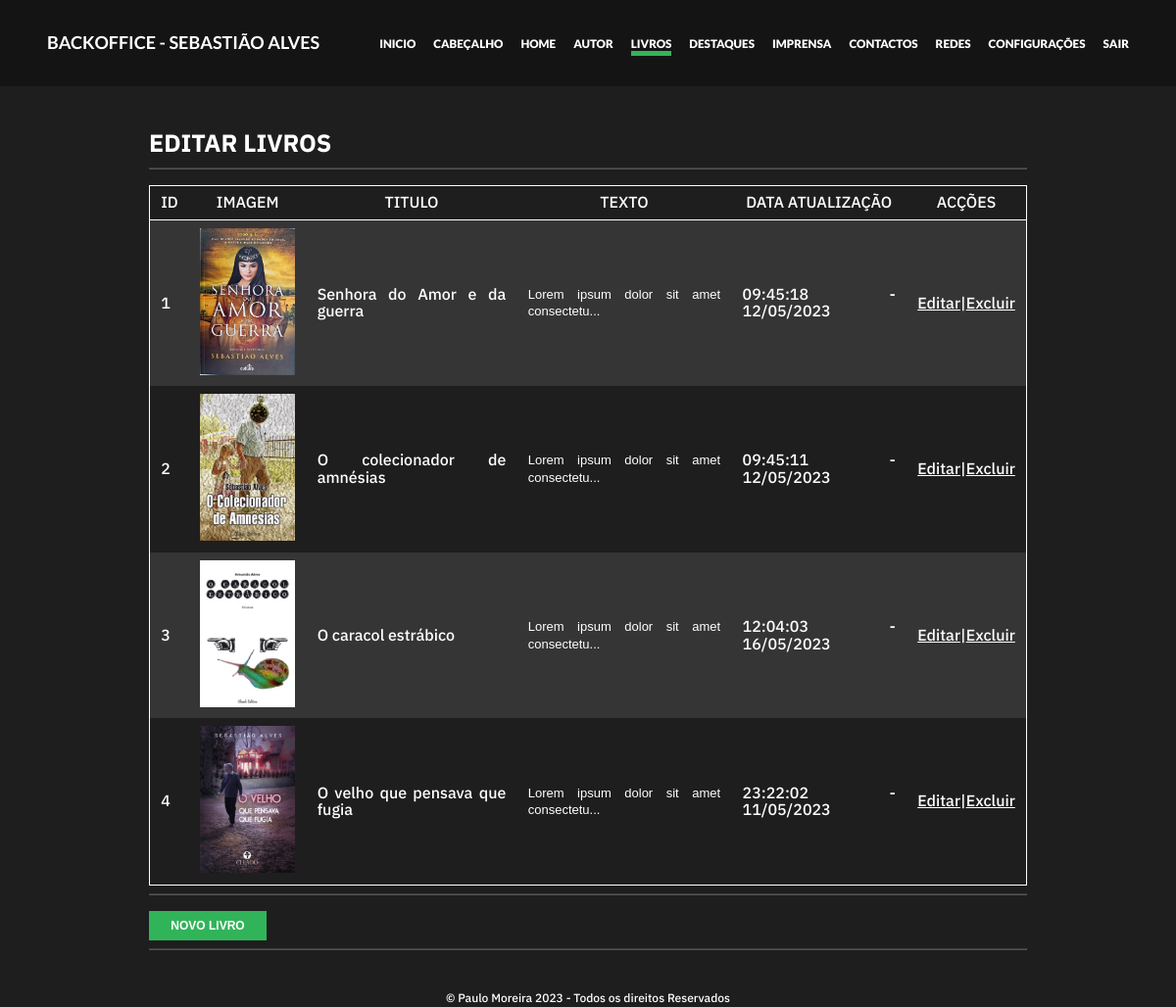
/backoffice/views/livros.php (signed in), run on the app's committed database.
### tables this page shows
CREATE TABLE `livros` (
  `id` int(11) NOT NULL,
  `imagem` varchar(150) NOT NULL,
  `titulo` varchar(150) NOT NULL,
  `texto` varchar(15000) NOT NULL,
  `ultima_atualizacao` varchar(50) NOT NULL
);

### config/base_dados.php (called while the page is built, shortened)
<?php
$pdo = new PDO("mysql:dbname=".$base_dados["dbname"].";host=".$base_dados["host"], $base_dados["user"], $base_dados["pass"]);
function selectSQL($sql){
    global $pdo;
    $query = $pdo->query($sql);
    return $query->fetchAll(PDO::FETCH_ASSOC);
}
$lista_livros = selectSQL("SELECT * FROM livros");
?>

### backoffice/componentes/php_main.php (called while the page is built, shortened)
<?php
require_once("../../config/config.php");
require_once("../../config/base_dados.php");
require_once("../../config/funcoes.php");
?>

### backoffice/views/livros.php (the view, shortened to what this page needs)
<?php
require("../componentes/php_main.php");
$livros = selectSQL("SELECT * FROM livros");
$form = isset($_GET["id"]);
$new = isset($_GET["new"]);
$delete = isset($_GET["delete"]);
?>
<?php require("../componentes/header.php"); ?>
<main>
    <?php if(!$form && !$new && !$delete): ?>
    <div class="caixa">
        <h1>editar Livros</h1>
        <hr>
        <table>
            <tr>
                <td>id</td>
                <td>imagem</td>
                <td>titulo</td>
                <td>texto</td>
                <td>Data Atualização</td>
                <td>acções</td>
            </tr>
            <?php foreach($livros as $i => $c): ?>
                <tr>
                    <td><?= $c["id"]?></td>
                    <td><img src="<?= $c["imagem"] ?>"></td>
                    <td><?= $c["titulo"] ?></td>
                    <td><?= concatenar($c["texto"]) ?></td>
                    <td><?= $c["ultima_atualizacao"] ?></td>
                    <td><a class="hover-green" href="livros.php?id=<?= $c["id"] ?>">Editar</a>|<a class="hover-red" href="livros.php?delete=<?= $c["id"] ?>">Excluir</a></td>
                </tr>
            <?php endforeach; ?>
        </table>
        <hr>
        <a href="livros.php?new=true"><button class="saber-mais">Novo livro</button></a>
        <hr>
    </div>
    <?php endif; ?>
</main>
<?php require("../componentes/footer.php") ?>

### config/funcoes.php (shortened to what this page needs)
<?php
require_once("config.php");
require_once("base_dados.php");
function concatenar($t, $n="40"){
    if(strlen($t) > $n){
        $t = substr($t, 0, $n) . "...</p>";
    }
    return $t;
}
?>

### style.css (style rules this page uses)
:root { --cinza-1d: #1D1D1D; --cinza-70: #707070; --cinza-4d: #4D4D4D; --dourado-b4: #B47D33; --dourado-b1: #B17E3B; --dourado-a9: #A97339; --laranja: #D59D54; --branco: #FFFFFF; --preto: #000; --ff-menu: 'Lato', sans-serif; --ff-body: 'IBM Plex Sans', sans-serif; --fw-light: 300; --fw-medium: 500; --fw-bold: 700; --fw-black: 900; }
*, *::after, *::before { box-sizing: border-box; }
html { scroll-behavior: smooth; }
body { margin: 0; padding: 0; font-family: var(--ff-body); color: var(--cinza-4d); line-height: 1.1em; }
a { text-decoration: none; color: var(--cinza-4d); }
h1 { font-family: var(--ff-body); font-weight: var(--fw-bold); font-size: 22px; text-transform: uppercase; }
p { font-weight: var(--fw-light); font-size: 13px; }
.saber-mais { margin-top: 8px; width: 120px; height: 30px; min-height: 30px !important; text-transform: uppercase; font-weight: bold; font-size: 12px; background-color: var(--dourado-b4); border: none; color: white; }
@media screen and (min-width: 810px) { h1 { font-size: 25px; } }

### backoffice/style_backoffice.css (style rules this page uses)
:root { --bg-dark: rgb(30, 30, 30); --bg-darker: rgb(20, 20, 20); --accent-light: hsl(138, 57%, 45%); --accent-danger: rgb(180, 60, 40); }
h1, h2, h3, h4 { text-transform: uppercase; color: white; }
a { color: white; }
body { background-color: var(--bg-dark); color: white; }
.caixa { text-align: left; padding: 1rem 2rem !important; margin: 1rem 10%; }
hr { opacity: .25; }
.saber-mais { background-color: var(--accent-light); cursor: pointer; }
table { margin-top: 1rem; width: 100%; border-collapse: collapse; text-align: justify; border: 1px solid white; }
td { padding: .5em .7em; }
td a { color: white; text-decoration: underline; }
td > img { max-height: 150px !important; }
tr:first-child td { background-color: transparent; border-bottom: 1px solid white; text-transform: uppercase; text-align: center; }
tr:nth-child(even) { background-color: rgba(255, 255, 255, .1); }

### data on the page
livros: id "1", imagem (picture), titulo "Senhora do Amor e da guerra", texto "Lorem ipsum dolor sit amet consectetu", ultima_atualizacao "09:45:18 - 12/05/2023"
livros: id "2", imagem (picture), titulo "O colecionador de amnésias", texto "Lorem ipsum dolor sit amet consectetu", ultima_atualizacao "09:45:11 - 12/05/2023"
livros: id "3", imagem (picture), titulo "O caracol estrábico", texto "Lorem ipsum dolor sit amet consectetu", ultima_atualizacao "12:04:03 - 16/05/2023"
livros: id "4", imagem (picture), titulo "O velho que pensava que fugia", texto "Lorem ipsum dolor sit amet consectetu", ultima_atualizacao "23:22:02 - 11/05/2023"
